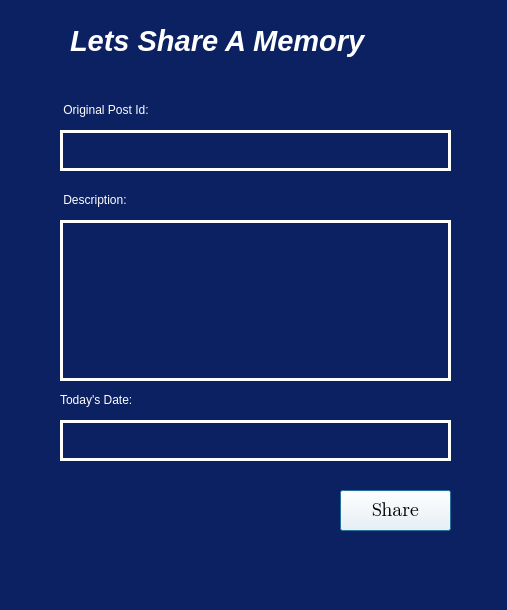
<?xml version="1.0" encoding="UTF-8"?>
<ui version="4.0">
 <class>shareamemory</class>
 <widget class="QDialog" name="shareamemory">
  <property name="geometry">
   <rect>
    <x>0</x>
    <y>0</y>
    <width>507</width>
    <height>610</height>
   </rect>
  </property>
  <property name="windowTitle">
   <string>Dialog</string>
  </property>
  <property name="styleSheet">
   <string notr="true">b
background-color: rgb(255, 255, 255);</string>
  </property>
  <widget class="QLabel" name="label">
   <property name="geometry">
    <rect>
     <x>70</x>
     <y>20</y>
     <width>391</width>
     <height>41</height>
    </rect>
   </property>
   <property name="font">
    <font>
     <pointsize>22</pointsize>
     <italic>true</italic>
     <bold>true</bold>
    </font>
   </property>
   <property name="styleSheet">
    <string notr="true">color:white;
background-color: transparent;</string>
   </property>
   <property name="text">
    <string>Lets Share A Memory</string>
   </property>
  </widget>
  <widget class="QLineEdit" name="originalpostid">
   <property name="geometry">
    <rect>
     <x>60</x>
     <y>130</y>
     <width>391</width>
     <height>41</height>
    </rect>
   </property>
   <property name="styleSheet">
    <string notr="true">QLineEdit {
    color: white;
    border: 3px solid white; /* Add a white border */
background-color:#0B2161;
}

QLineEdit:hover {
    background-color: rgba(255, 255, 255, 0.2); 
}

QLineEdit:pressed {
    background-color: rgba(255, 255, 255, 0.4); 
}
</string>
   </property>
  </widget>
  <widget class="QLineEdit" name="descriptionofmemory">
   <property name="geometry">
    <rect>
     <x>60</x>
     <y>220</y>
     <width>391</width>
     <height>161</height>
    </rect>
   </property>
   <property name="styleSheet">
    <string notr="true">QLineEdit {
    color: white;
    border: 3px solid white; /* Add a white border */
background-color:#0B2161;
}

QLineEdit:hover {
    background-color: rgba(255, 255, 255, 0.2); 
}

QLineEdit:pressed {
    background-color: rgba(255, 255, 255, 0.4); /* Light grey color with 40% opacity */
}
</string>
   </property>
  </widget>
  <widget class="QLineEdit" name="currentdate">
   <property name="geometry">
    <rect>
     <x>60</x>
     <y>420</y>
     <width>391</width>
     <height>41</height>
    </rect>
   </property>
   <property name="styleSheet">
    <string notr="true">QLineEdit {
    color: white;
    border: 3px solid white; /* Add a white border */
background-color:#0B2161;
}

QLineEdit:hover {
    background-color: rgba(255, 255, 255, 0.2); 
}

QLineEdit:pressed {
    background-color: rgba(255, 255, 255, 0.4); /* Light grey color with 40% opacity */
}
</string>
   </property>
  </widget>
  <widget class="QPushButton" name="pushButton">
   <property name="geometry">
    <rect>
     <x>340</x>
     <y>490</y>
     <width>111</width>
     <height>41</height>
    </rect>
   </property>
   <property name="font">
    <font>
     <family>Segoe UI Emoji</family>
     <pointsize>14</pointsize>
    </font>
   </property>
   <property name="styleSheet">
    <string notr="true">background-color: rgb(255, 255, 255);</string>
   </property>
   <property name="text">
    <string>Share</string>
   </property>
  </widget>
  <widget class="QLabel" name="label_2">
   <property name="geometry">
    <rect>
     <x>60</x>
     <y>100</y>
     <width>151</width>
     <height>20</height>
    </rect>
   </property>
   <property name="styleSheet">
    <string notr="true">color:white;
background-color:transparent</string>
   </property>
   <property name="text">
    <string> Original Post Id:</string>
   </property>
  </widget>
  <widget class="QLabel" name="label_3">
   <property name="geometry">
    <rect>
     <x>60</x>
     <y>190</y>
     <width>151</width>
     <height>20</height>
    </rect>
   </property>
   <property name="styleSheet">
    <string notr="true">color:white;
background-color:transparent</string>
   </property>
   <property name="text">
    <string> Description:</string>
   </property>
  </widget>
  <widget class="QLabel" name="label_4">
   <property name="geometry">
    <rect>
     <x>60</x>
     <y>390</y>
     <width>111</width>
     <height>20</height>
    </rect>
   </property>
   <property name="styleSheet">
    <string notr="true">color:white;
background-color:transparent</string>
   </property>
   <property name="text">
    <string>Today's Date:</string>
   </property>
  </widget>
  <widget class="QGroupBox" name="groupBox">
   <property name="geometry">
    <rect>
     <x>-50</x>
     <y>0</y>
     <width>561</width>
     <height>611</height>
    </rect>
   </property>
   <property name="styleSheet">
    <string notr="true">border:none;
background-color:#0B2161;</string>
   </property>
   <property name="title">
    <string/>
   </property>
  </widget>
  <zorder>groupBox</zorder>
  <zorder>label</zorder>
  <zorder>originalpostid</zorder>
  <zorder>descriptionofmemory</zorder>
  <zorder>currentdate</zorder>
  <zorder>pushButton</zorder>
  <zorder>label_2</zorder>
  <zorder>label_3</zorder>
  <zorder>label_4</zorder>
 </widget>
 <resources/>
 <connections/>
</ui>
